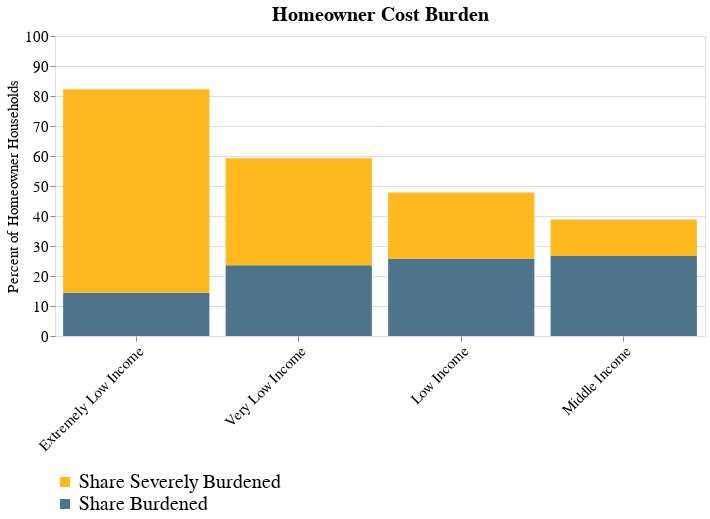

Notebook code for this chart:
### Markdown cell above
### Figure 3B

### Code cell
#Figure 3B
pivot_mortgage_2019 = pivot_mortgage_2019[pivot_mortgage_2019.variable != "All Incomes"]
pivot_mortgage_2019.replace({"Status":{"Burdened":"Cost Burdened",
"Severely Burdened":"Severely Cost Burdened" }},inplace=True)

alt.Chart(pivot_mortgage_2019).mark_bar().encode(
    alt.X('variable:O',sort=["Extremely Low Income", "Very Low Income", "Low Income", "Middle Income", "All Incomes"],title="",axis=alt.Axis( labelAngle=-45)),
    y=alt.Y('percent:Q',sort=["Severely Cost Burdened","Cost Burdened"],title="Percent of Homeowner Households", scale=alt.Scale(domain=[0, 100])),
    color=alt.Color("Status",sort=["Share Severely Burdened","Share Burdened"],title=None,scale=alt.Scale(domain=["Share Severely Burdened","Share Burdened"],range=["#FFB81D","#4E748B"])),
    order=alt.Order(
      'Status',
      sort='ascending'
    )).properties(
    title={
      "text": ["Homeowner Cost Burden"]}).configure_title(fontSize=20,anchor="middle",font="Georgia").configure_legend(direction="vertical",orient="bottom",labelLimit= 0,titleLimit=0,titleFontSize=18,
labelFontSize=20,labelFont="Georgia",titleFont="Georgia").configure_axis(domain=False,labelFont='Georgia',titleFont='Georgia',titleFontWeight="normal",labelFontSize=15,titleFontSize=15).properties(
    width=650
)

### Figure 1 — Vega-Lite specification as saved in the notebook (floating-point values rounded to 4 significant figures)
{"$schema": "https://vega.github.io/schema/vega-lite/v4.8.1.json", "config": {"axis": {"domain": false, "labelFont": "Georgia", "labelFontSize": 15, "titleFont": "Georgia", "titleFontSize": 15, "titleFontWeight": "normal"}, "legend": {"direction": "vertical", "labelFont": "Georgia", "labelFontSize": 20, "labelLimit": 0, "orient": "bottom", "titleFont": "Georgia", "titleFontSize": 18, "titleLimit": 0}, "title": {"anchor": "middle", "font": "Georgia", "fontSize": 20}, "view": {"continuousHeight": 300, "continuousWidth": 400}}, "data": {"name": "data-fd0142a3a71581469bdc9a1ef809dc77"}, "datasets": {"data-fd0142a3a71581469bdc9a1ef809dc77": [{"Household Type": "Mortgage Holder", "Status": "Share Burdened", "percent": 14.42, "value": 4329000.0, "variable": "Extremely Low Income", "year": 2019}, {"Household Type": "Mortgage Holder", "Status": "Share Severely Burdened", "percent": 67.8, "value": 20350000.0, "variable": "Extremely Low Income", "year": 2019}, {"Household Type": "Mortgage Holder", "Status": "Share Burdened", "percent": 25.76, "value": 12660000.0, "variable": "Low Income", "year": 2019}, {"Household Type": "Mortgage Holder", "Status": "Share Severely Burdened", "percent": 22.09, "value": 10850000.0, "variable": "Low Income", "year": 2019}, {"Household Type": "Mortgage Holder", "Status": "Share Burdened", "percent": 26.65, "value": 15340000.0, "variable": "Middle Income", "year": 2019}, {"Household Type": "Mortgage Holder", "Status": "Share Severely Burdened", "percent": 12.19, "value": 7020000.0, "variable": "Middle Income", "year": 2019}, {"Household Type": "Mortgage Holder", "Status": "Share Burdened", "percent": 23.58, "value": 6610000.0, "variable": "Very Low Income", "year": 2019}, {"Household Type": "Mortgage Holder", "Status": "Share Severely Burdened", "percent": 35.71, "value": 10010000.0, "variable": "Very Low Income", "year": 2019}]}, "encoding": {"color": {"field": "Status", "scale": {"domain": ["Share Severely Burdened", "Share Burdened"], "range": ["#FFB81D", "#4E748B"]}, "sort": ["Share Severely Burdened", "Share Burdened"], "title": null, "type": "nominal"}, "order": {"field": "Status", "sort": "ascending", "type": "nominal"}, "x": {"axis": {"labelAngle": -45}, "field": "variable", "sort": ["Extremely Low Income", "Very Low Income", "Low Income", "Middle Income", "All Incomes"], "title": "", "type": "ordinal"}, "y": {"field": "percent", "scale": {"domain": [0, 100]}, "sort": ["Severely Cost Burdened", "Cost Burdened"], "title": "Percent of Homeowner Households", "type": "quantitative"}}, "mark": "bar", "title": {"text": ["Homeowner Cost Burden"]}, "width": 650}
